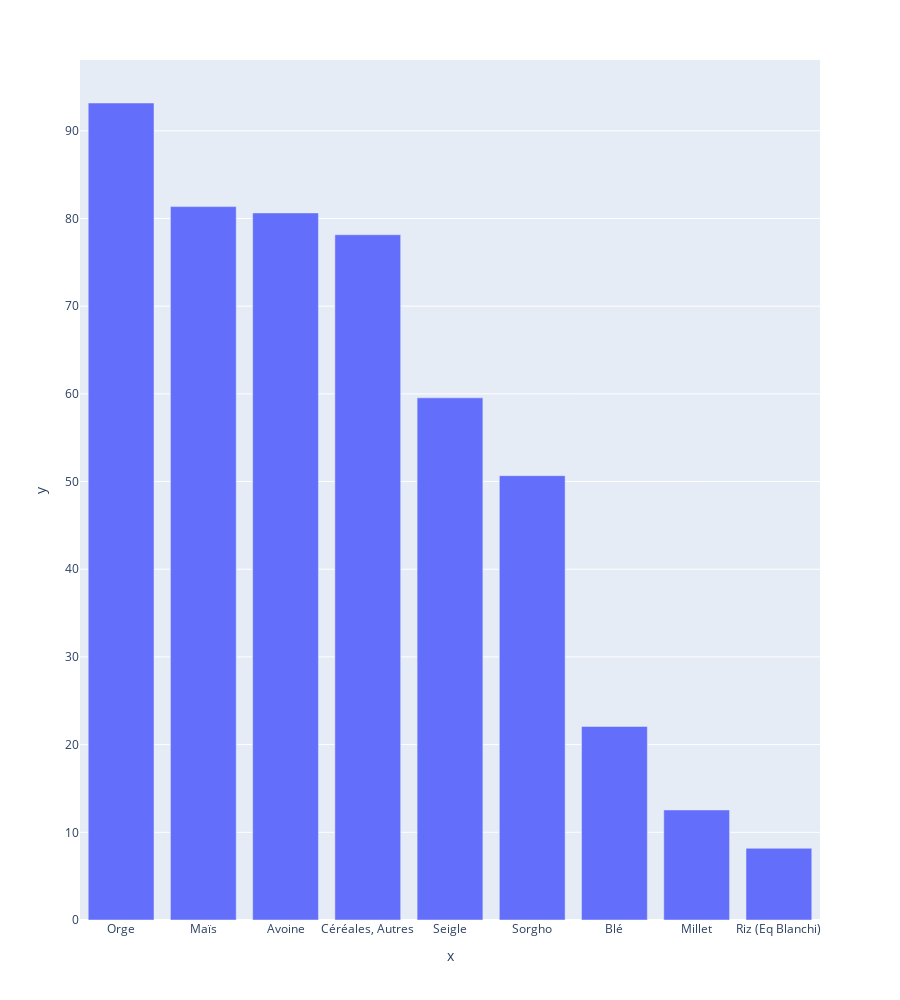

Source (notebook cell):
### Code cell
g_cereal.sort_values(by='proportion_animale', ascending=False, inplace=True )
fig = px.bar(x=g_cereal.Produit, y=g_cereal.proportion_animale, height=1000)
fig.show()

### Figure 1 — Plotly figure (JSON) as saved in the notebook; plotly's stock layout.template omitted (floating-point values rounded to 4 significant figures)
{"data": [{"alignmentgroup": "True", "hovertemplate": "x=%{x}<br>y=%{y}<extra></extra>", "legendgroup": "", "marker": {"color": "#636efa", "pattern": {"shape": ""}}, "name": "", "offsetgroup": "", "orientation": "v", "showlegend": false, "textposition": "auto", "type": "bar", "x": ["Orge", "Maïs", "Avoine", "Céréales, Autres", "Seigle", "Sorgho", "Blé", "Millet", "Riz (Eq Blanchi)"], "xaxis": "x", "y": [93.17, 81.35, 80.63, 78.14, 59.55, 50.67, 22.07, 12.55, 8.176], "yaxis": "y"}], "layout": {"barmode": "relative", "height": 1000, "legend": {"tracegroupgap": 0}, "margin": {"t": 60}, "xaxis": {"anchor": "y", "domain": [0, 1], "title": {"text": "x"}}, "yaxis": {"anchor": "x", "domain": [0, 1], "title": {"text": "y"}}}}
